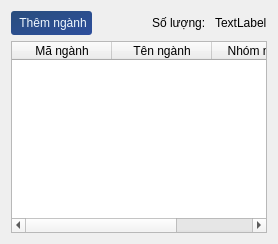
            <widget class="QWidget" name="nganh_page">
             <layout class="QVBoxLayout" name="verticalLayout_7">
              <item>
               <layout class="QHBoxLayout" name="_5">
                <item>
                 <widget class="QPushButton" name="add_nganh_button">
                  <property name="styleSheet">
                   <string notr="true">QPushButton {
	border-radius: 3px;
	padding: 5px;
    background-color: qlineargradient(spread:pad, x1:0, y1:0, x2:1, y2:1, stop:0.00473934 rgba(14, 56, 110, 224), stop:1 rgba(18, 56, 145, 224));
    color: rgb(240, 248, 255);
}

QPushButton:hover{
    background-color: qlineargradient(spread:pad, x1:0, y1:0, x2:1, y2:1, stop:0.00473934 rgba(21, 83, 162, 224), stop:1 rgba(46, 86, 179, 224));
}</string>
                  </property>
                  <property name="text">
                   <string> Thêm ngành</string>
                  </property>
                  <property name="icon">
                   <iconset resource="assets.qrc">
                    <normaloff>:/assets/images/plus-100.png</normaloff>:/assets/images/plus-100.png</iconset>
                  </property>
                  <property name="iconSize">
                   <size>
                    <width>16</width>
                    <height>16</height>
                   </size>
                  </property>
                 </widget>
                </item>
                <item>
                 <spacer name="horizontalSpacer_5">
                  <property name="orientation">
                   <enum>Qt::Orientation::Horizontal</enum>
                  </property>
                  <property name="sizeHint" stdset="0">
                   <size>
                    <width>40</width>
                    <height>20</height>
                   </size>
                  </property>
                 </spacer>
                </item>
                <item>
                 <widget class="QLabel" name="label_4">
                  <property name="text">
                   <string>Số lượng: </string>
                  </property>
                 </widget>
                </item>
                <item>
                 <widget class="QLabel" name="nganh_size">
                  <property name="text">
                   <string>TextLabel</string>
                  </property>
                 </widget>
                </item>
               </layout>
              </item>
              <item>
               <widget class="QTableWidget" name="nganh_table">
                <property name="contextMenuPolicy">
                 <enum>Qt::ContextMenuPolicy::CustomContextMenu</enum>
                </property>
                <property name="editTriggers">
                 <set>QAbstractItemView::EditTrigger::NoEditTriggers</set>
                </property>
                <property name="selectionMode">
                 <enum>QAbstractItemView::SelectionMode::SingleSelection</enum>
                </property>
                <property name="selectionBehavior">
                 <enum>QAbstractItemView::SelectionBehavior::SelectRows</enum>
                </property>
                <attribute name="horizontalHeaderStretchLastSection">
                 <bool>true</bool>
                </attribute>
                <attribute name="verticalHeaderVisible">
                 <bool>false</bool>
                </attribute>
                <column>
                 <property name="text">
                  <string>Mã ngành</string>
                 </property>
                </column>
                <column>
                 <property name="text">
                  <string>Tên ngành</string>
                 </property>
                </column>
                <column>
                 <property name="text">
                  <string>Nhóm ngành</string>
                 </property>
                </column>
               </widget>
              </item>
             </layout>
            </widget>
